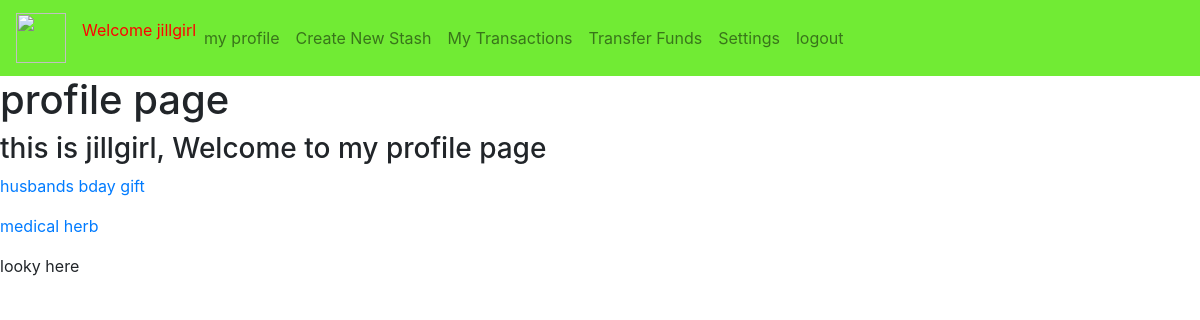
The app's page /profilee/ (signed in) with its own data.
### user_profile/models.py (models this page shows)
class Stashes (models.Model):
	name_of_stash = models.CharField(max_length=40)
	amount_of_stash = models.DecimalField(decimal_places=2, max_digits=6, null=True)
	discription = models.TextField(null=True)
	depositamount = models.DecimalField(decimal_places=2, max_digits=6, null=True)
	predictedgoaldate = models.DateField(null=True)
	theuser = models.ForeignKey(settings.AUTH_USER_MODEL, on_delete=models.CASCADE, null=True)
	def __str__(self):
		return self.name_of_stash

### user_profile/views.py (the view)
# urls.py: path('profilee/', include('user_profile.urls')),
@login_required
def profilee(requests):
	context = {'rr':Stashes.objects.filter(theuser=requests.user),
									 'none':None, 'blank':''}
	return render(requests, 'profilee.html', context)

### user_profile/templates/profilee.html (shortened to what this page needs)
{% extends "main_page.html" %}
{% block userprofilehome %}
<h1>profile page</h1>
<h3> this is {{user.username}}, Welcome to my profile page </h3>
	{% if rr.0 == none %}
		{{blank}}
	{% else %}
		<p>
			<a href="{% url 'firststash' %}">{{rr.0}}</a>
		</p>
	{%endif%}
	{% if rr.1 == none %}
		{{blank}}
	{% else %}
		<p>
			<a href="{% url 'secondstash' %}">{{rr.1}}</a>
		</p>
	{%endif%}
looky here
{% endblock userprofilehome %}

### mapp/templates/main_page.html (shortened to what this page needs)
{% load static %}
<!doctype html>
<html lang="en">
  <head>
    <link rel="stylesheet" href="https://stackpath.bootstrapcdn.com/bootstrap/4.3.1/css/bootstrap.min.css">
    <link rel="stylesheet" type="text/css" href="{% static 'css/mapp.css' %}">
  </head>
  <body>
  	<div>
  		<nav id='mn' class="navbar navbar-expand-lg navbar-light bg-light">
		  <a class="navbar-brand" href="{% url 'mainpageview'%}"><img src="https://previews.123rf.com/images/photoart23d/photoart23d1808/photoart23d180800252/106536568-letter-b-3d-green-isolated-on-white-with-shadow-orthogonal-projection-3d-rendering.jpg" width="50" height="50" /></a>
		  <div class="collapse navbar-collapse" id="navbarNavAltMarkup">
		    <div class="navbar-nav">
          {%if user.is_authenticated %}
            Welcome {{user.username}}
            <a id='myprofile' class="nav-item nav-link" href="{% url 'profilee'%}">my profile </a>
            <a class="nav-item nav-link" href="{% url 'createstash'%}">Create New Stash</a>
            <a class="nav-item nav-link" href="{% url 'transactions'%}">My Transactions</a>
            <a class="nav-item nav-link" href="{% url 'transfers'%}">Transfer Funds</a>
            <a class="nav-item nav-link" href="{% url 'settingspage'%}">Settings</a>
            <a class="nav-item nav-link" href="{% url 'logout'%}">logout</a>
          {%else%}
  		      <a id='signin' class="nav-item nav-link" href="{% url 'login'%}">Sign in </a>
  		      <a class="nav-item nav-link" href="{% url 'reg'%}">register</a>
            <a class="nav-item nav-link" href="{% url 'contact_us'%}">contact us</a>
            <a class="nav-item nav-link" href="{% url 'about_us'%}">about us</a>
          {%endif%}
		    </div>
  		  </div>
		</nav>
  	</div>
    {% block userprofilehome %}{% endblock userprofilehome %}
  </body>
</html>

### mapp/static/css/mapp.css (style rules this page uses)
.navbar { color: red; background-color: #71eb34 !important; }

### records on screen
Stashes: name_of_stash "husbands bday gift"
Stashes: name_of_stash "medical herb"

### other values on screen
{{ user.username }} "jillgirl"
